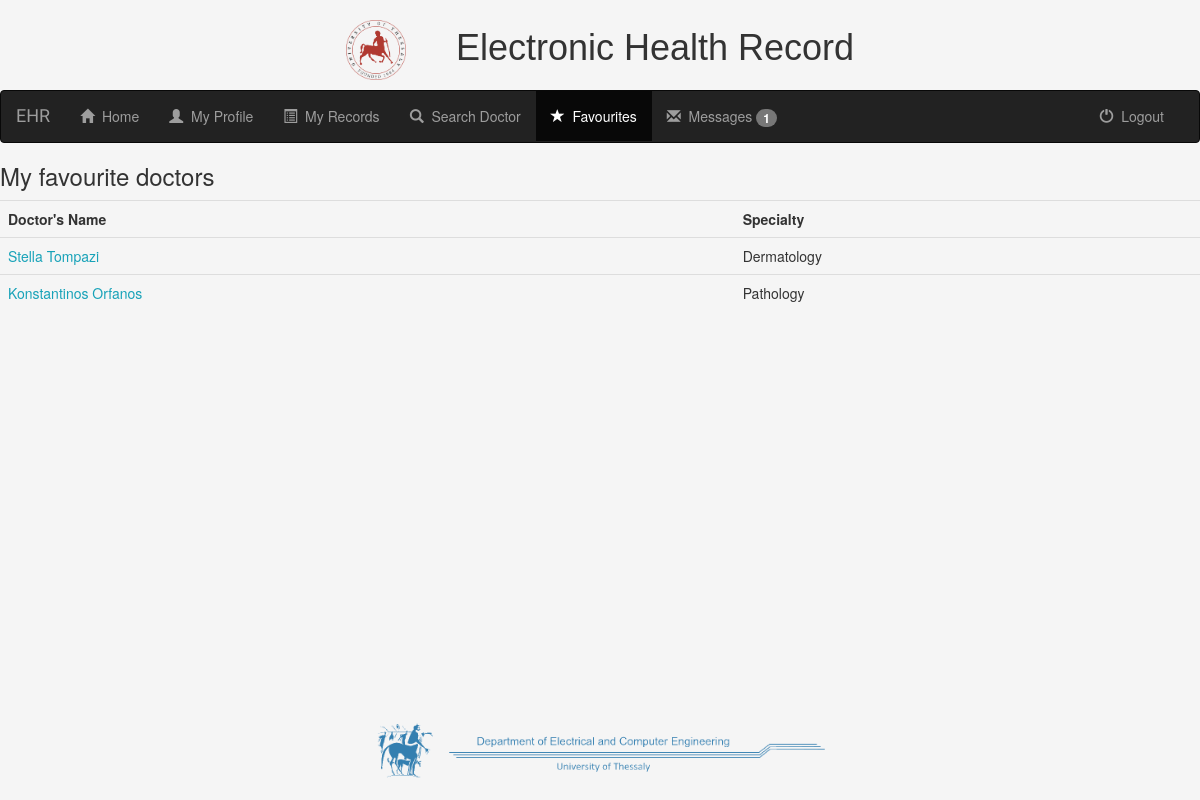
/my_mr/favourites/ (signed in), run on the app's committed database.
### mr/models.py (models this page shows, shortened)
class Favourites(models.Model):
    patient = models.ForeignKey(PatientProfile, on_delete=models.CASCADE)
    doctor = models.ForeignKey(UserProfile, on_delete=models.CASCADE)

class UserProfile(models.Model):
    user = models.OneToOneField(User, on_delete=models.CASCADE)
    specialties_list = (
        ('Accident_and_Emergency_Medicine', 'Accident and Emergency Medicine'),
        ('Allergiology', 'Allergiology'),
        ('Anesthetics', 'Anesthetics'),
        ('Cardiology', 'Cardiology'),
        ('Child_Psychiatry', 'Child Psychiatry'),
        ('Clinical_Biology', 'Clinical Biology'),
        ('Clinical_Chemistry', 'Clinical Chemistry'),
        ('Clinical_Neurophysiology', 'Clinical Neurophysiology'),
        ('Dental_Oral_Maxillo-facial_surgery', 'Dental, Oral and Maxillo-facial Surgery'),
        ('Dermato-Venereology', 'Dermato-Venereology'),
        ('Dermatology', 'Dermatology'),
        ('Endocrinology', 'Endocrinology'),
        ('Family_and_general_Medicine', 'Family and General Medicine'),
        ('Fictional_Medical_Specialist', 'Fictional Medical Specialist'),
        ('Gastro-enterologic_Surgery', 'Gastro-enterologic Surgery'),
        ('Gastroenterology', 'Gastroenterology'),
        ('General_Hematology', 'General Hematology'),
        ('General_Practice', 'General Practice'),
        ('General_Surgery', 'General Surgery'),
        ('Geriatrics', 'Geriatrics'),
        ('Immunology', 'Immunology'),
        ('Infectious_Diseases', 'Infectious Diseases'),
        ('Internal_Medicine', 'Internal Medicine'),
        ('Laboratory_Medicine', 'Laboratory Medicine'),
        ('Maxillo-facial_Surgery', 'Maxillo-facial Surgery'),
        ('Microbiology', 'Microbiology'),
        ('Nephrology', 'Nephrology'),
        ('Neuro-psychiatry', 'Neuro-psyciatry'),
        ('Neurosurgery', 'Neurosurgery'),
        ('Nuclear_Medicine', 'Nuclear Medicine'),
        ('Obstetrics_and_Gynecology', 'Obstetrics and Gynecology'),
        ('Occupational_Medicine', 'Occupational Medicine'),
        ('Opthalmology', 'Ophtalmology'),
        ('Orthopaedics', 'Orthopaedics'),
        ('Otorhinolaryngology', 'Otorhinolaryngology'),
        ('Paediatrics', 'Paediatrics'),
        ('Paediatrics_Surgery', 'Paediatrics Surgery'),
        ('Pathology', 'Pathology'),
        ('Physical_Medicine_and_Rehabilitation', 'Physical Medicine and Rehabilitation'),
        ('Plastic_Surgery', 'Plastic Surgery'),
        ('Pneumology', 'Pneumology'),
        ('Podiatric_Surgery', 'Podiatric Surgery'),
        ('Psychiatry', 'Psychiatry'),
        ('Public_health_and_Preventive_Medicine', 'Public Health and Preventive Medicine'),
        ('Radiation_Oncology', 'Radiation Oncology'),
        ('Respiratory_Medicine', 'Respiratory Medicine'),
        ('Rheumatogoly', 'Rheumatology'),
        ('Stomatology', 'Stomatology'),
        ('Thoragic_Surgery', 'Thoragic Surgery'),
        ('Tropical_Medicine', 'Tropical Medicine'),
        ('Urology', 'Urology'),
        ('Vascular_Surgery', 'Vascular Surgery'),
        ('Venereology', 'Venereology')
    )
    specialty = models.CharField(max_length=100, choices=specialties_list, default='General_Practice')
    city = models.CharField(max_length=50, blank=True)
    address = models.CharField(max_length=50, blank=True)
    phone = models.CharField(max_length=12, blank=True)

### my_mr/views.py (the view)
# urls.py: path('favourites/', views.FavouritesList.as_view(), name='favourites'),
class FavouritesList(generic.ListView):
    context_object_name = 'favourites'
    template_name = 'my_mr/favourites.html'
    paginate_by = 15
    def get_queryset(self):
        return Favourites.objects.filter(patient=self.request.user.patientprofile).order_by('doctor__specialty')
    def get_context_data(self, **kwargs):
        context = super(FavouritesList, self).get_context_data(**kwargs)
        context['received_messages'] = Message.objects.filter(receiver=self.request.user, was_read=False)
        return context

### my_mr/templates/my_mr/favourites.html (shortened to what this page needs)
{% extends 'my_mr/base.html' %}
{% block body_block %}
    <h3>My favourite doctors</h3>
    <table class="table">
        {% if favourites %}
            <tr>
                <th>Doctor's Name</th>
                <th>Specialty</th>
            </tr>
        {% endif %}
        {% for fav in favourites %}
            <tr>
                <td><a style="cursor:pointer" href="{% url 'my_mr:doctor_detail' fav.doctor.id %}">{{ fav.doctor.user.get_full_name }}</a></td>
                <td>{{ fav.doctor.get_specialty_display }}</td>
            </tr>
        {% empty %}
            <p>You have not bookmarked your favourite doctors yet.</p>
        {% endfor %}
    </table>
{% endblock %}

### mr/static/mr/css/style.css (style rules this page uses)
body { background-color: whitesmoke; height: 90%; margin-bottom: 10%; }
a { color: #17a2b8; }

### data on the page
Favourites: doctor.user.get_full_name "Stella Tompazi", doctor.specialty "Dermatology"
Favourites: doctor.user.get_full_name "Konstantinos Orfanos", doctor.specialty "Pathology"

### other printed values
{{ received_messages.count }} "1"
